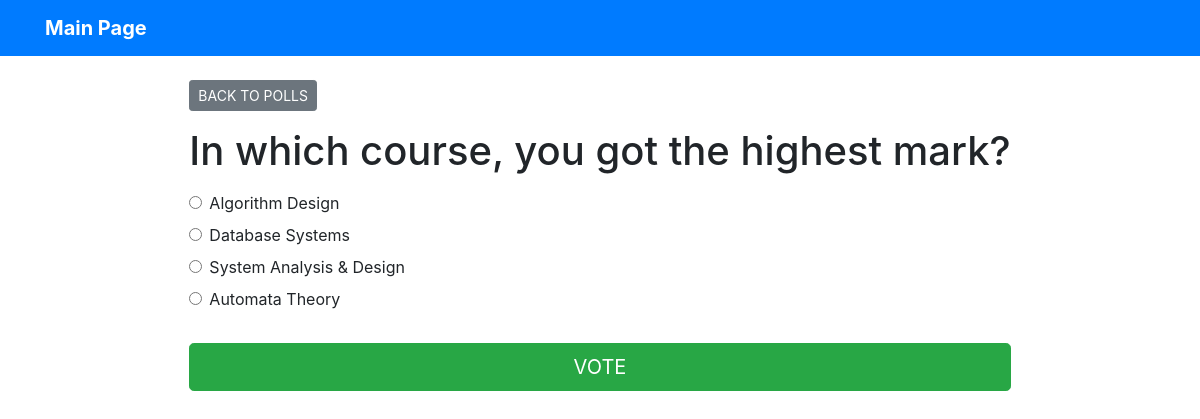
Page /polls/3/ on the committed database.
### poll/models.py (models this page shows, shortened)
class Question(models.Model):
    question_text = models.CharField(max_length=256)
    published_date = models.DateTimeField(default=timezone.now,)

class Choice(models.Model):
    question = models.ForeignKey(Question, on_delete = models.CASCADE)
    choice_text = models.CharField(max_length = 256)
    votes = models.IntegerField(default = 0)

### poll/views.py (the view)
# urls.py: path('polls/<int:question_id>/', detail, name='detail'),
def detail(request, question_id):
    try:
        question = Question.objects.get(pk = question_id)
    except Question.DoesNotExist:
        raise Http404("Question does not exist")
    return render(request, 'poll/detail.html', {'question': question})

### templates/poll/detail.html (shortened to what this page needs)
{% extends 'base.html' %}
{% block content %}
<a class="btn btn-secondary btn-sm mb-3" href="{% url 'poll:index' %}">BACK TO POLLS</a>
<h1 class="text-center mb-3">{{question.question_text}}</h1>
<form action="{% url 'poll:vote' question.id %}" method="post">
    {% for choice in question.choice_set.all %}
    <div class="form-check">
        <input type="radio" name="choice" class="form-check-input" id="choice{{forloop.counter}}"
            value="{{choice.id}}" />
        <label for="choice{{forloop.counter}}">{{choice.choice_text}}</label>
    </div>
    {% endfor %}
    <input type="submit" value="VOTE" class="btn btn-success btn-lg btn-block mt-4" />
</form>
{% endblock %}

### rows in the picture
Question: question_text "In which course, you got the highest mark?"
Choice: choice_text "Algorithm Design"
Choice: choice_text "Database Systems"
Choice: choice_text "System Analysis & Design"
Choice: choice_text "Automata Theory"
